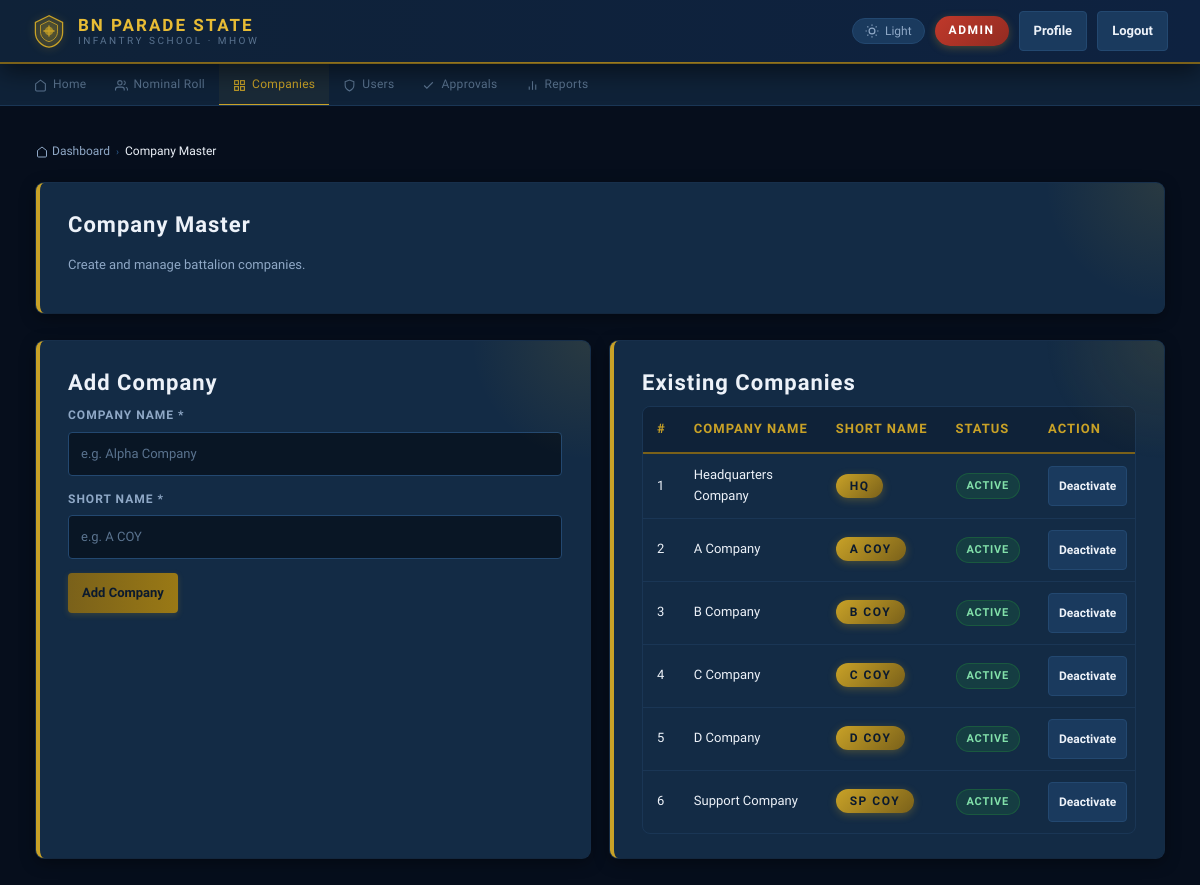
Page /admin/company_master.php (signed in) on the earlier database version.
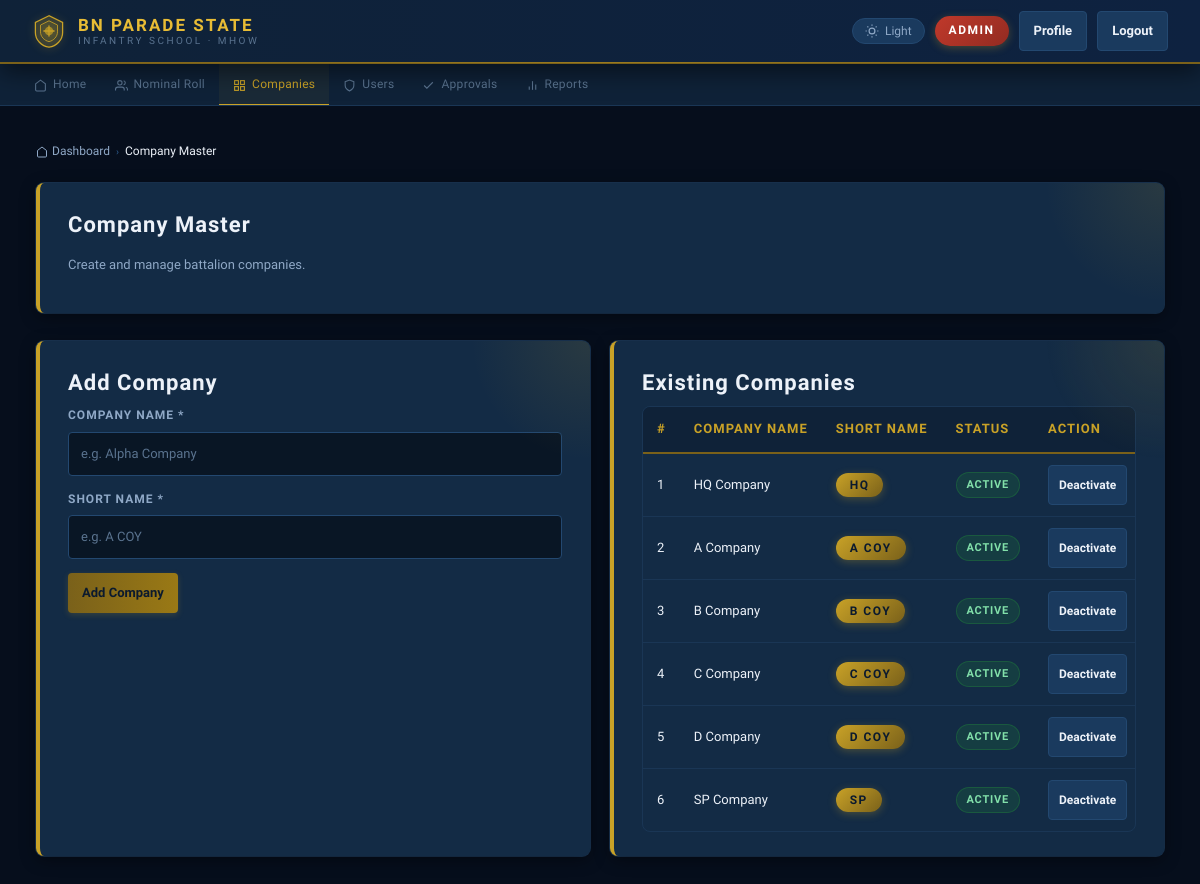
Same page on the later database version.
### tables this page shows
CREATE TABLE companies (
    id INT AUTO_INCREMENT PRIMARY KEY,
    company_name VARCHAR(100) NOT NULL,
    short_name VARCHAR(20) NOT NULL,
    is_active TINYINT DEFAULT 1
);

### admin/company_master.php (the view, shortened to what this page needs)
<?php
include("../config/db.php");
function h($v) { return htmlspecialchars((string)$v, ENT_QUOTES, 'UTF-8'); }
$companies = mysqli_fetch_all(
    mysqli_query($conn, "SELECT id, company_name, short_name, is_active FROM companies ORDER BY id"),
    MYSQLI_ASSOC
);
?>
<!DOCTYPE html>
<html lang="en">
<head>
    <link rel="stylesheet" href="../assets/css/style.css">
</head>
<body>
<?php $_tp = '../'; include("../includes/topbar.php"); ?>
<main id="main-content" class="container">
    <nav class="breadcrumb" aria-label="Breadcrumb">
        <a href="../dashboard.php"><svg width="12" height="12" viewBox="0 0 24 24" fill="none" stroke="currentColor" stroke-width="2"><path d="M3 9l9-7 9 7v11a2 2 0 01-2 2H5a2 2 0 01-2-2z"/></svg> Dashboard</a>
        <span class="breadcrumb-sep">›</span>
        <span class="breadcrumb-current">Company Master</span>
    </nav>
    <div class="panel">
        <h2>Company Master</h2>
        <p class="muted">Create and manage battalion companies.</p>
    </div>
    <div class="grid two-column">
        <div class="panel">
            <h2>Add Company</h2>
            <form method="POST">
                <label for="company_name">Company Name *</label>
                <input type="text" id="company_name" name="company_name" required
                       placeholder="e.g. Alpha Company">
                <label for="short_name">Short Name *</label>
                <input type="text" id="short_name" name="short_name" required
                       placeholder="e.g. A COY" maxlength="20">
                <button class="btn" type="submit">Add Company</button>
            </form>
        </div>
        <div class="panel">
            <h2>Existing Companies</h2>
            <div class="table-wrap">
                <table>
                    <thead>
                        <tr>
                            <th>#</th>
                            <th>Company Name</th>
                            <th>Short Name</th>
                            <th>Status</th>
                            <th>Action</th>
                        </tr>
                    </thead>
                    <tbody>
                    <?php foreach ($companies as $c): ?>
                        <tr>
                            <td><?php echo (int)$c['id']; ?></td>
                            <td><?php echo h($c['company_name']); ?></td>
                            <td><span class="badge"><?php echo h($c['short_name']); ?></span></td>
                            <td>
                                <span class="status-badge <?php echo $c['is_active'] ? 'status-present' : 'status-absent'; ?>">
                                    <?php echo $c['is_active'] ? 'Active' : 'Inactive'; ?>
                                </span>
                            </td>
                            <td>
                                <form method="POST" style="display:inline">
                                    <button class="btn secondary" type="submit" style="padding:5px 10px;font-size:12px;">
                                        <?php echo $c['is_active'] ? 'Deactivate' : 'Activate'; ?>
                                    </button>
                                </form>
                            </td>
                        </tr>
                    <?php endforeach; ?>
                    </tbody>
                </table>
            </div>
        </div>
    </div>
</main>
</body>
</html>

Differences in the rows shown:
changed companies "HQ": company_name "Headquarters Company" → "HQ Company"
changed companies id 6: company_name "Support Company" → "SP Company"; short_name "SP COY" → "SP"
